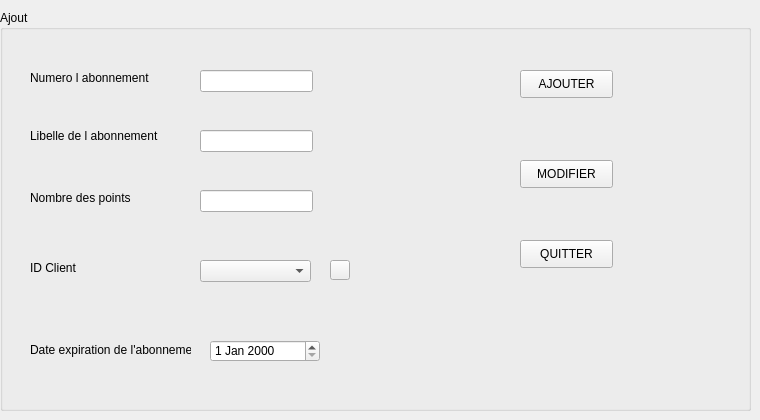
        <widget class="QWidget" name="tab_7">
         <attribute name="title">
          <string>Ajout ou Modifier Abonnement </string>
         </attribute>
         <widget class="QGroupBox" name="groupBox_4">
          <property name="geometry">
           <rect>
            <x>0</x>
            <y>10</y>
            <width>751</width>
            <height>401</height>
           </rect>
          </property>
          <property name="title">
           <string>Ajout</string>
          </property>
          <widget class="QLabel" name="label_9">
           <property name="geometry">
            <rect>
             <x>30</x>
             <y>60</y>
             <width>141</width>
             <height>16</height>
            </rect>
           </property>
           <property name="text">
            <string>Numero l abonnement</string>
           </property>
          </widget>
          <widget class="QLabel" name="label_10">
           <property name="geometry">
            <rect>
             <x>30</x>
             <y>116</y>
             <width>151</width>
             <height>20</height>
            </rect>
           </property>
           <property name="text">
            <string>Libelle de l abonnement</string>
           </property>
          </widget>
          <widget class="QLabel" name="label_11">
           <property name="geometry">
            <rect>
             <x>30</x>
             <y>180</y>
             <width>131</width>
             <height>16</height>
            </rect>
           </property>
           <property name="text">
            <string>Nombre des points</string>
           </property>
          </widget>
          <widget class="QLabel" name="label_12">
           <property name="geometry">
            <rect>
             <x>30</x>
             <y>250</y>
             <width>91</width>
             <height>16</height>
            </rect>
           </property>
           <property name="text">
            <string>ID Client</string>
           </property>
          </widget>
          <widget class="QLineEdit" name="numab">
           <property name="geometry">
            <rect>
             <x>200</x>
             <y>60</y>
             <width>113</width>
             <height>22</height>
            </rect>
           </property>
          </widget>
          <widget class="QLineEdit" name="libab">
           <property name="geometry">
            <rect>
             <x>200</x>
             <y>120</y>
             <width>113</width>
             <height>22</height>
            </rect>
           </property>
          </widget>
          <widget class="QLineEdit" name="nbrab">
           <property name="geometry">
            <rect>
             <x>200</x>
             <y>180</y>
             <width>113</width>
             <height>22</height>
            </rect>
           </property>
          </widget>
          <widget class="QPushButton" name="ajouterabo">
           <property name="geometry">
            <rect>
             <x>520</x>
             <y>60</y>
             <width>93</width>
             <height>28</height>
            </rect>
           </property>
           <property name="text">
            <string>AJOUTER</string>
           </property>
          </widget>
          <widget class="QPushButton" name="modifierabo">
           <property name="geometry">
            <rect>
             <x>520</x>
             <y>150</y>
             <width>93</width>
             <height>28</height>
            </rect>
           </property>
           <property name="text">
            <string>MODIFIER</string>
           </property>
          </widget>
          <widget class="QPushButton" name="quitterabo">
           <property name="geometry">
            <rect>
             <x>520</x>
             <y>230</y>
             <width>93</width>
             <height>28</height>
            </rect>
           </property>
           <property name="text">
            <string>QUITTER</string>
           </property>
          </widget>
          <widget class="QComboBox" name="comboBoxab">
           <property name="geometry">
            <rect>
             <x>200</x>
             <y>250</y>
             <width>111</width>
             <height>22</height>
            </rect>
           </property>
          </widget>
          <widget class="QPushButton" name="refrechabo">
           <property name="geometry">
            <rect>
             <x>330</x>
             <y>250</y>
             <width>20</width>
             <height>20</height>
            </rect>
           </property>
           <property name="text">
            <string/>
           </property>
          </widget>
          <widget class="QLabel" name="label_15">
           <property name="geometry">
            <rect>
             <x>30</x>
             <y>330</y>
             <width>161</width>
             <height>20</height>
            </rect>
           </property>
           <property name="text">
            <string>Date expiration de l'abonnement</string>
           </property>
          </widget>
          <widget class="QDateEdit" name="datea">
           <property name="geometry">
            <rect>
             <x>210</x>
             <y>330</y>
             <width>110</width>
             <height>22</height>
            </rect>
           </property>
          </widget>
         </widget>
        </widget>
